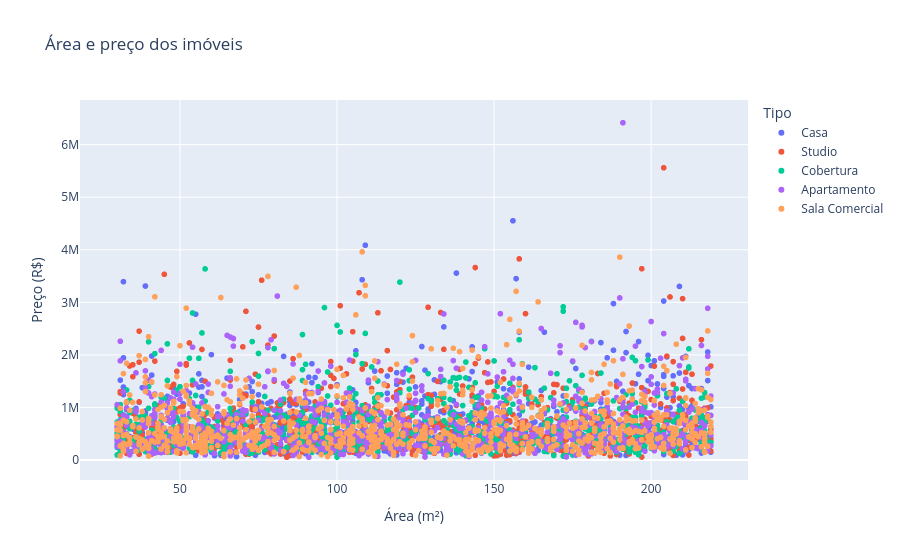

The cell this chart's notebook holds for it:
### Markdown cell above
## Perfil dos imóveis
A comparação considera tipos, área, quartos e vagas. As características não são necessariamente coerentes com as tipologias por se tratar de simulação.

### Code cell
display(df.groupby('tipo_imovel')[['preco_imovel', 'preco_m2', 'area_m2', 'quartos', 'vagas_garagem']].median())
for coluna in ['quartos', 'vagas_garagem']:
    display(df.groupby(coluna).agg(registros=('preco_imovel','size'), preco_mediano=('preco_imovel','median'), area_mediana=('area_m2','median')))
fig, ax = plt.subplots(figsize=(11, 5))
sns.boxplot(data=df, x='tipo_imovel', y='preco_imovel', ax=ax, color='#9bc9cf')
ax.set(xlabel='Tipo de imóvel', ylabel='Preço do imóvel (R$)', title='Distribuição de preços por tipo')
plt.tight_layout()
plt.show()
grafico = px.scatter(df, x='area_m2', y='preco_imovel', color='tipo_imovel', hover_data=['cidade'], title='Área e preço dos imóveis', labels={'area_m2': 'Área (m²)', 'preco_imovel': 'Preço (R$)', 'tipo_imovel':'Tipo'})
display(grafico)
display(Markdown('Há dispersão de preços dentro de cada tipo. A distribuição não permite atribuir um preço apenas ao número de quartos, vagas ou à área.'))

### Figure 1 — Plotly figure (JSON) as saved in the notebook; plotly's stock layout.template omitted (floating-point values rounded to 4 significant figures; data arrays with more than 128 entries replaced by an {"elided": "..."} marker saying what was removed)
{"data": [{"customdata": {"elided": "896x1 str values"}, "hovertemplate": "Tipo=Casa<br>Área (m²)=%{x}<br>Preço (R$)=%{y}<br>cidade=%{customdata[0]}<extra></extra>", "legendgroup": "Casa", "marker": {"color": "#636efa", "symbol": "circle"}, "mode": "markers", "name": "Casa", "showlegend": true, "type": "scattergl", "x": {"elided": "896 int values"}, "xaxis": "x", "y": {"elided": "896 float values"}, "yaxis": "y"}, {"customdata": {"elided": "890x1 str values"}, "hovertemplate": "Tipo=Studio<br>Área (m²)=%{x}<br>Preço (R$)=%{y}<br>cidade=%{customdata[0]}<extra></extra>", "legendgroup": "Studio", "marker": {"color": "#EF553B", "symbol": "circle"}, "mode": "markers", "name": "Studio", "showlegend": true, "type": "scattergl", "x": {"elided": "890 int values"}, "xaxis": "x", "y": {"elided": "890 float values"}, "yaxis": "y"}, {"customdata": {"elided": "913x1 str values"}, "hovertemplate": "Tipo=Cobertura<br>Área (m²)=%{x}<br>Preço (R$)=%{y}<br>cidade=%{customdata[0]}<extra></extra>", "legendgroup": "Cobertura", "marker": {"color": "#00cc96", "symbol": "circle"}, "mode": "markers", "name": "Cobertura", "showlegend": true, "type": "scattergl", "x": {"elided": "913 int values"}, "xaxis": "x", "y": {"elided": "913 float values"}, "yaxis": "y"}, {"customdata": {"elided": "837x1 str values"}, "hovertemplate": "Tipo=Apartamento<br>Área (m²)=%{x}<br>Preço (R$)=%{y}<br>cidade=%{customdata[0]}<extra></extra>", "legendgroup": "Apartamento", "marker": {"color": "#ab63fa", "symbol": "circle"}, "mode": "markers", "name": "Apartamento", "showlegend": true, "type": "scattergl", "x": {"elided": "837 int values"}, "xaxis": "x", "y": {"elided": "837 float values"}, "yaxis": "y"}, {"customdata": {"elided": "904x1 str values"}, "hovertemplate": "Tipo=Sala Comercial<br>Área (m²)=%{x}<br>Preço (R$)=%{y}<br>cidade=%{customdata[0]}<extra></extra>", "legendgroup": "Sala Comercial", "marker": {"color": "#FFA15A", "symbol": "circle"}, "mode": "markers", "name": "Sala Comercial", "showlegend": true, "type": "scattergl", "x": {"elided": "904 int values"}, "xaxis": "x", "y": {"elided": "904 float values"}, "yaxis": "y"}], "layout": {"legend": {"title": {"text": "Tipo"}, "tracegroupgap": 0}, "title": {"text": "Área e preço dos imóveis"}, "xaxis": {"anchor": "y", "domain": [0.0, 1.0], "title": {"text": "Área (m²)"}}, "yaxis": {"anchor": "x", "domain": [0.0, 1.0], "title": {"text": "Preço (R$)"}}}}
